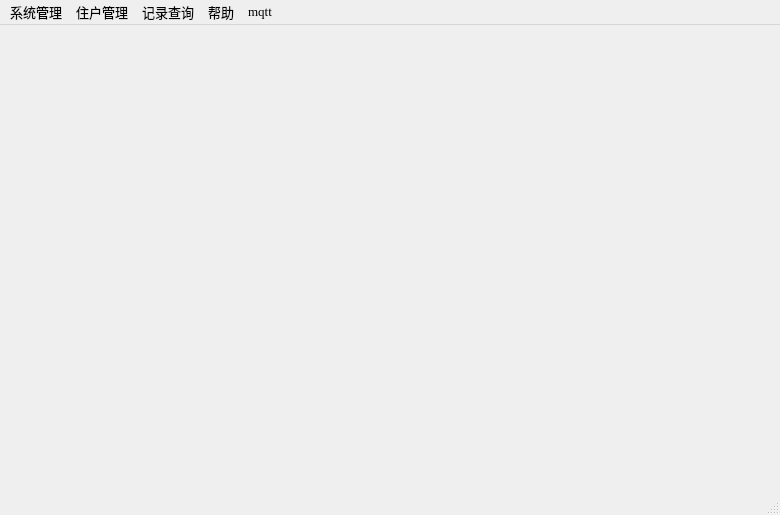
<?xml version="1.0" encoding="UTF-8"?>
<ui version="4.0">
 <class>MainWindow</class>
 <widget class="QMainWindow" name="MainWindow">
  <property name="geometry">
   <rect>
    <x>0</x>
    <y>0</y>
    <width>780</width>
    <height>515</height>
   </rect>
  </property>
  <property name="font">
   <font>
    <family>Times New Roman</family>
    <pointsize>10</pointsize>
   </font>
  </property>
  <property name="windowTitle">
   <string>MainWindow</string>
  </property>
  <widget class="QWidget" name="centralWidget">
   <layout class="QVBoxLayout" name="verticalLayout">
    <property name="leftMargin">
     <number>0</number>
    </property>
    <property name="topMargin">
     <number>0</number>
    </property>
    <property name="rightMargin">
     <number>0</number>
    </property>
    <property name="bottomMargin">
     <number>0</number>
    </property>
    <item>
     <widget class="QStackedWidget" name="stackedWidget">
      <property name="font">
       <font>
        <family>Times New Roman</family>
        <pointsize>10</pointsize>
       </font>
      </property>
      <property name="currentIndex">
       <number>-1</number>
      </property>
     </widget>
    </item>
   </layout>
  </widget>
  <widget class="QStatusBar" name="statusBar">
   <property name="sizeGripEnabled">
    <bool>true</bool>
   </property>
  </widget>
  <widget class="QMenuBar" name="menuBar">
   <property name="geometry">
    <rect>
     <x>0</x>
     <y>0</y>
     <width>780</width>
     <height>17</height>
    </rect>
   </property>
   <widget class="QMenu" name="menu">
    <property name="title">
     <string>系统管理</string>
    </property>
    <addaction name="action_login"/>
    <addaction name="separator"/>
    <addaction name="action_connect"/>
    <addaction name="action_Disconnect"/>
    <addaction name="action_export"/>
    <addaction name="separator"/>
    <addaction name="action_mainPage"/>
    <addaction name="actionquit"/>
   </widget>
   <widget class="QMenu" name="menu_2">
    <property name="title">
     <string>住户管理</string>
    </property>
    <addaction name="action_register"/>
    <addaction name="action_writeoff"/>
    <addaction name="action_recharge"/>
    <addaction name="separator"/>
    <addaction name="action_changepwd"/>
    <addaction name="separator"/>
    <addaction name="action_consume"/>
   </widget>
   <widget class="QMenu" name="menu_3">
    <property name="title">
     <string>记录查询</string>
    </property>
    <addaction name="action_writeofftable"/>
    <addaction name="action_registtable"/>
    <addaction name="separator"/>
    <addaction name="action_recordtable"/>
    <addaction name="action_recharges"/>
    <addaction name="separator"/>
    <addaction name="action_persontable"/>
   </widget>
   <widget class="QMenu" name="menu_4">
    <property name="title">
     <string>帮助</string>
    </property>
    <addaction name="action_about"/>
   </widget>
   <widget class="QMenu" name="menumqtt">
    <property name="title">
     <string>mqtt</string>
    </property>
    <addaction name="action_test"/>
   </widget>
   <addaction name="menu"/>
   <addaction name="menu_2"/>
   <addaction name="menu_3"/>
   <addaction name="menu_4"/>
   <addaction name="menumqtt"/>
  </widget>
  <action name="action_login">
   <property name="icon">
    <iconset>
     <normalon>:/new/prefix1/login.png</normalon>
    </iconset>
   </property>
   <property name="text">
    <string>登陆</string>
   </property>
   <property name="statusTip">
    <string>管理员登录接口</string>
   </property>
   <property name="font">
    <font>
     <family>Times New Roman</family>
     <pointsize>10</pointsize>
    </font>
   </property>
  </action>
  <action name="actionquit">
   <property name="icon">
    <iconset>
     <normalon>:/new/prefix1/logout.png</normalon>
    </iconset>
   </property>
   <property name="text">
    <string>退出</string>
   </property>
   <property name="statusTip">
    <string>退出系统</string>
   </property>
   <property name="font">
    <font>
     <family>Times New Roman</family>
     <pointsize>10</pointsize>
    </font>
   </property>
  </action>
  <action name="action_export">
   <property name="icon">
    <iconset>
     <normalon>:/new/prefix1/export.png</normalon>
    </iconset>
   </property>
   <property name="text">
    <string>导出</string>
   </property>
   <property name="statusTip">
    <string>将数据表格导出</string>
   </property>
   <property name="font">
    <font>
     <family>Times New Roman</family>
     <pointsize>10</pointsize>
    </font>
   </property>
  </action>
  <action name="action_register">
   <property name="icon">
    <iconset>
     <normalon>:/new/prefix1/regester.png</normalon>
    </iconset>
   </property>
   <property name="text">
    <string>客人入住</string>
   </property>
   <property name="statusTip">
    <string>新用户注册</string>
   </property>
   <property name="font">
    <font>
     <family>Times New Roman</family>
     <pointsize>10</pointsize>
    </font>
   </property>
  </action>
  <action name="action_writeoff">
   <property name="icon">
    <iconset>
     <normalon>:/new/prefix1/changePwd.png</normalon>
    </iconset>
   </property>
   <property name="text">
    <string>客人退房</string>
   </property>
   <property name="statusTip">
    <string>注销账户</string>
   </property>
   <property name="font">
    <font>
     <family>Times New Roman</family>
     <pointsize>10</pointsize>
    </font>
   </property>
  </action>
  <action name="action_changepwd">
   <property name="icon">
    <iconset>
     <normalon>:/new/prefix1/record3.png</normalon>
    </iconset>
   </property>
   <property name="text">
    <string>修改密码</string>
   </property>
   <property name="statusTip">
    <string>管理员用于修改密码</string>
   </property>
   <property name="font">
    <font>
     <family>Times New Roman</family>
     <pointsize>10</pointsize>
    </font>
   </property>
   <property name="visible">
    <bool>false</bool>
   </property>
  </action>
  <action name="actionGhuj">
   <property name="text">
    <string>ghuj</string>
   </property>
  </action>
  <action name="action_recordtable">
   <property name="icon">
    <iconset>
     <normalon>:/new/prefix1/record4.png</normalon>
    </iconset>
   </property>
   <property name="text">
    <string>刷卡记录</string>
   </property>
   <property name="statusTip">
    <string>查询消费记录表</string>
   </property>
   <property name="font">
    <font>
     <family>Times New Roman</family>
     <pointsize>10</pointsize>
    </font>
   </property>
   <property name="visible">
    <bool>true</bool>
   </property>
  </action>
  <action name="action_writeofftable">
   <property name="icon">
    <iconset>
     <normalon>:/new/prefix1/recoder1.png</normalon>
    </iconset>
   </property>
   <property name="text">
    <string>退房记录</string>
   </property>
   <property name="statusTip">
    <string>查询注销表</string>
   </property>
   <property name="font">
    <font>
     <family>Times New Roman</family>
     <pointsize>10</pointsize>
    </font>
   </property>
   <property name="visible">
    <bool>true</bool>
   </property>
  </action>
  <action name="action_registtable">
   <property name="icon">
    <iconset>
     <normalon>:/new/prefix1/record.png</normalon>
    </iconset>
   </property>
   <property name="text">
    <string>入住记录</string>
   </property>
   <property name="statusTip">
    <string>查询注册表</string>
   </property>
   <property name="font">
    <font>
     <family>Times New Roman</family>
     <pointsize>10</pointsize>
    </font>
   </property>
   <property name="visible">
    <bool>true</bool>
   </property>
  </action>
  <action name="action_persontable">
   <property name="icon">
    <iconset>
     <normalon>:/new/prefix1/record2.png</normalon>
    </iconset>
   </property>
   <property name="text">
    <string>客人信息</string>
   </property>
   <property name="statusTip">
    <string>查询注册用户表</string>
   </property>
   <property name="font">
    <font>
     <family>Times New Roman</family>
     <pointsize>10</pointsize>
    </font>
   </property>
   <property name="visible">
    <bool>true</bool>
   </property>
  </action>
  <action name="actionAsdf_7">
   <property name="text">
    <string>asdf</string>
   </property>
  </action>
  <action name="action_about">
   <property name="icon">
    <iconset>
     <normalon>:/new/prefix1/help.png</normalon>
    </iconset>
   </property>
   <property name="text">
    <string>关于</string>
   </property>
   <property name="statusTip">
    <string>关于本软件的相关说明</string>
   </property>
   <property name="font">
    <font>
     <family>Times New Roman</family>
     <pointsize>10</pointsize>
    </font>
   </property>
  </action>
  <action name="action_connect">
   <property name="icon">
    <iconset>
     <normalon>:/new/prefix1/connect.png</normalon>
    </iconset>
   </property>
   <property name="text">
    <string>连接</string>
   </property>
   <property name="statusTip">
    <string>连接读卡器模块</string>
   </property>
   <property name="font">
    <font>
     <family>Times New Roman</family>
     <pointsize>10</pointsize>
    </font>
   </property>
  </action>
  <action name="action_Disconnect">
   <property name="icon">
    <iconset>
     <normalon>:/new/prefix1/disconnect.png</normalon>
    </iconset>
   </property>
   <property name="text">
    <string>断开</string>
   </property>
   <property name="statusTip">
    <string>与读卡器断开连接</string>
   </property>
   <property name="font">
    <font>
     <family>Times New Roman</family>
     <pointsize>10</pointsize>
    </font>
   </property>
  </action>
  <action name="actionAsdf">
   <property name="text">
    <string>asdf</string>
   </property>
  </action>
  <action name="action_recharge">
   <property name="icon">
    <iconset>
     <normalon>:/new/prefix1/cast.png</normalon>
    </iconset>
   </property>
   <property name="text">
    <string>用户充值</string>
   </property>
   <property name="statusTip">
    <string>给M1卡充值</string>
   </property>
   <property name="font">
    <font>
     <family>Times New Roman</family>
     <pointsize>10</pointsize>
    </font>
   </property>
   <property name="visible">
    <bool>false</bool>
   </property>
  </action>
  <action name="action_consume">
   <property name="icon">
    <iconset>
     <normalon>:/new/prefix1/pay.png</normalon>
    </iconset>
   </property>
   <property name="text">
    <string>刷卡模拟</string>
   </property>
   <property name="statusTip">
    <string>模拟一些消费场景</string>
   </property>
   <property name="font">
    <font>
     <family>Times New Roman</family>
     <pointsize>10</pointsize>
    </font>
   </property>
   <property name="visible">
    <bool>true</bool>
   </property>
  </action>
  <action name="action_mainPage">
   <property name="icon">
    <iconset>
     <normalon>:/new/prefix1/main.png</normalon>
    </iconset>
   </property>
   <property name="text">
    <string>主页</string>
   </property>
   <property name="statusTip">
    <string>返回到软件的主界面</string>
   </property>
   <property name="font">
    <font>
     <family>Times New Roman</family>
     <pointsize>10</pointsize>
    </font>
   </property>
  </action>
  <action name="action_recharges">
   <property name="icon">
    <iconset>
     <normalon>:/new/prefix1/record5.png</normalon>
    </iconset>
   </property>
   <property name="text">
    <string>充值记录</string>
   </property>
   <property name="statusTip">
    <string>充值记录信息查询</string>
   </property>
   <property name="visible">
    <bool>false</bool>
   </property>
  </action>
  <action name="action_test">
   <property name="text">
    <string>测试</string>
   </property>
  </action>
 </widget>
 <layoutdefault spacing="6" margin="11"/>
 <resources/>
 <connections/>
</ui>
